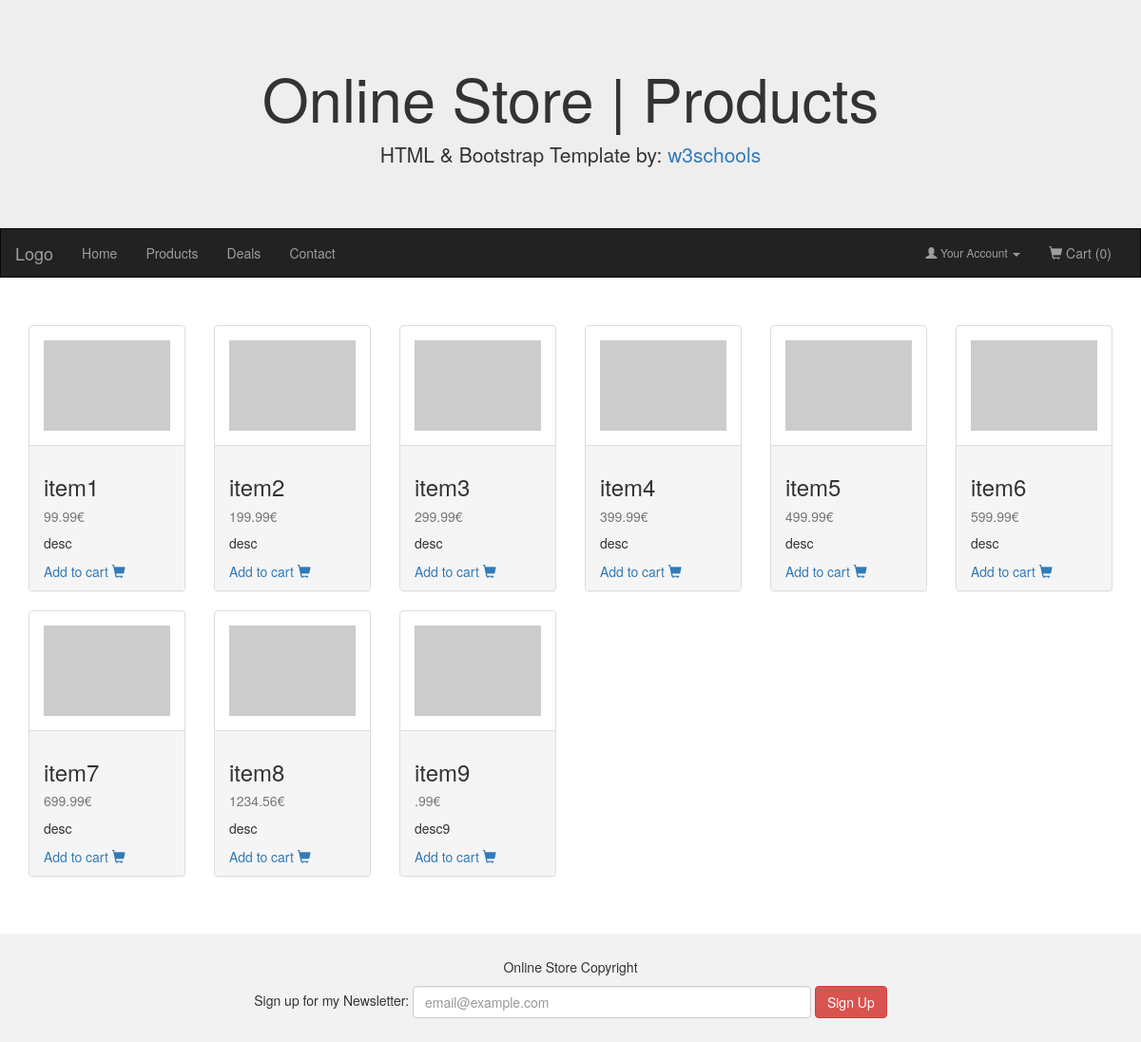
Page /products on the committed database.
### app.py (models this page shows)
class Item(db.Model):
    id = db.Column(db.String(16), unique=True, nullable=False, primary_key=True)
    name = db.Column(db.String(80), unique=False, nullable=False)
    desc = db.Column(db.String(400), unique=False, nullable=False)
    img_url = db.Column(db.String(400), unique=False, nullable=False)
    price = db.Column(db.String(12), unique=False, nullable=False)

### app.py (the view)
@app.route("/products")
def products():
    cart = check_cart_session()
    items = Item.query.limit(36).all()
    return render_template("products.html", items = items, root = root, cart = cart)

### app.py (called while the page is built)
def check_cart_session():
    if type(session.get("cart")) == NoneType:
        session["cart"] = js_dumps({})
        session.permanent = True
        cart = 0
    else:
        cart = ast.literal_eval(session["cart"])
        items_in_cart = 0
        for key in cart:
            items_in_cart = items_in_cart + cart[key]
        cart = items_in_cart
    return cart

### templates/products.html (shortened to what this page needs)
{% extends "base.html" %}
{% block title %}Products{% endblock title %}
{% block main %}
	{% for item in items %}
			<div class="col-lg-2 col-md-3 col-sm-4 col-xs-6">
				<div class="panel panel-default my_panel">
					<div class="panel-body">
						<img src="{{ item.img_url }}" alt="{{ item.img_url }}" class="img-responsive center-block"/>
					</div>
					<div class="panel-footer">
						<h3>{{ item.name }}</h3>
						<h5 class="text-muted">{{ item.price[:-2] }}.{{ item.price[-2:] }}€</h5>
						<p>{{ item.desc }}</p>
						<a class="text-primary" href="#" onclick="add_to_cart('{{ item.id }}');">Add to cart <span class="glyphicon glyphicon-shopping-cart"></span></a>
					</div>
				</div>
			</div>
	{% endfor %}
{% endblock main %}

### rows in the picture
Item: name "item1", price "99", desc "desc"
Item: name "item2", price "199", price "99", desc "desc"
Item: name "item3", price "299", price "99", desc "desc"
Item: name "item4", price "399", price "99", desc "desc"
Item: name "item5", price "499", price "99", desc "desc"
Item: name "item6", price "599", price "99", desc "desc"
Item: name "item7", price "699", price "99", desc "desc"
Item: name "item8", price "1234", price "56", desc "desc"
Item: name "item9", price "99", desc "desc9"

### other values in the picture
{{ cart }} "0"
